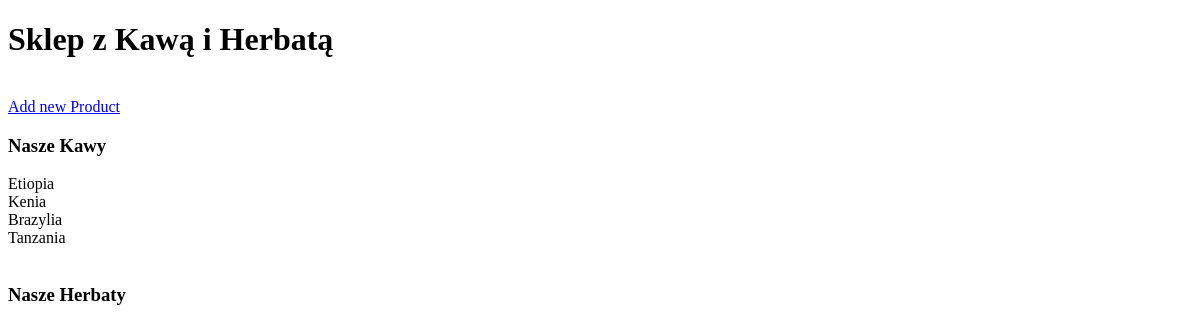
Before: / with the older database file.
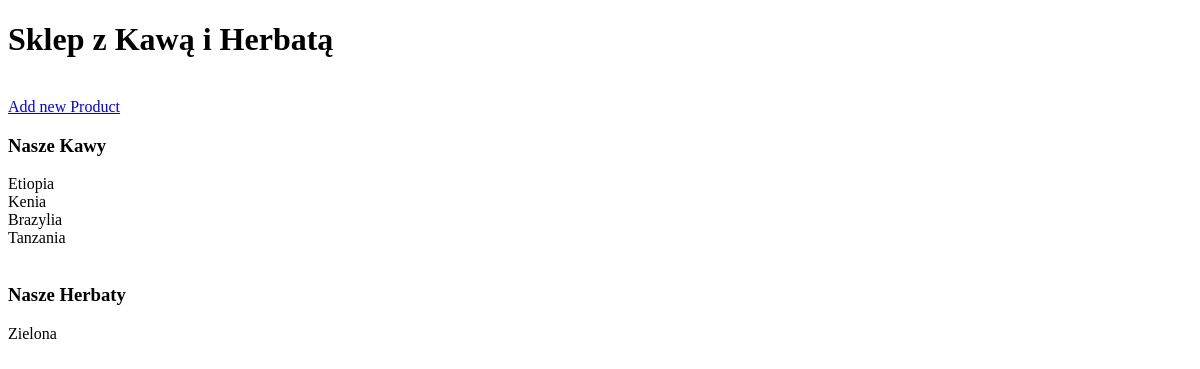
After: the same page with the newer database file.
### mysite/models.py (models this page shows)
class Product(models.Model):
    name = models.CharField(max_length=50, null=True, blank=True)
    price =  models.FloatField(validators=[MinValueValidator(0)])
    category = models.ForeignKey(Category, models.PROTECT, null=True, blank=True)
    description = models.TextField(null=True, blank=True)
    availability = models.BooleanField()
    quantity = models.PositiveIntegerField()
    def __str__(self):
        return f'{self.name}'

### mysite/views.py (the view)
# urls.py: path('', views.HomePageView.as_view(), name="home"),
class HomePageView(ListView):
    model = Product

### mysite/templates/mysite/product_list.html
{% extends 'base.html' %}
{% block content %}
<a href="/product/create/"> Add new Product</a>
<h3>Nasze Kawy</h3>
{% for product in object_list %}
    {% if product.category.name == 'Kawa' %}
        <div>
            {{product}}
        </div>
    {% endif %}
{% endfor %}
<br>
<h3>Nasze Herbaty</h3>
{% for product in object_list %}
    {% if product.category.name == 'Herbata' %}
        <div>
            {{product}}
        </div>
    {% endif %}
{% endfor %}
{% endblock %}

### ecommerce/templates/base.html (shortened to what this page needs)
<!DOCTYPE html>
<html>
  <head>
  </head>
  <body>
    <h1>Sklep z Kawą i Herbatą</h1>
    <br>
    {% block content %}{% endblock %}
  </body>
</html>

Changed rows visible on the page:
added Product: name "Zielona", shown under "Nasze Herbaty"
